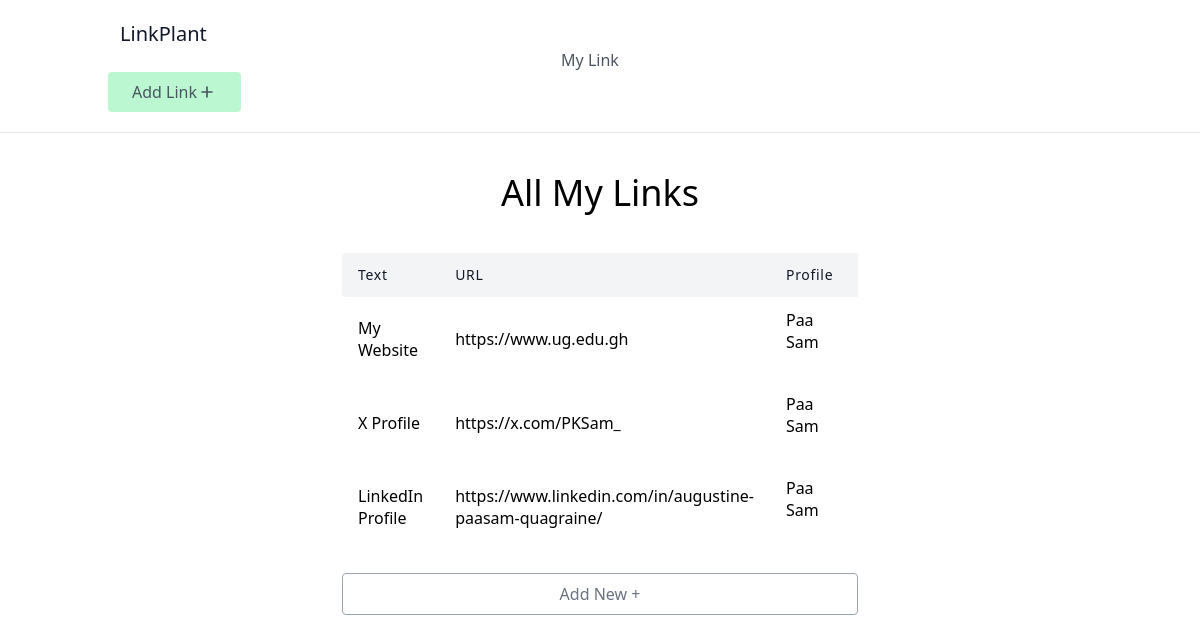
Before: / with the older database file.
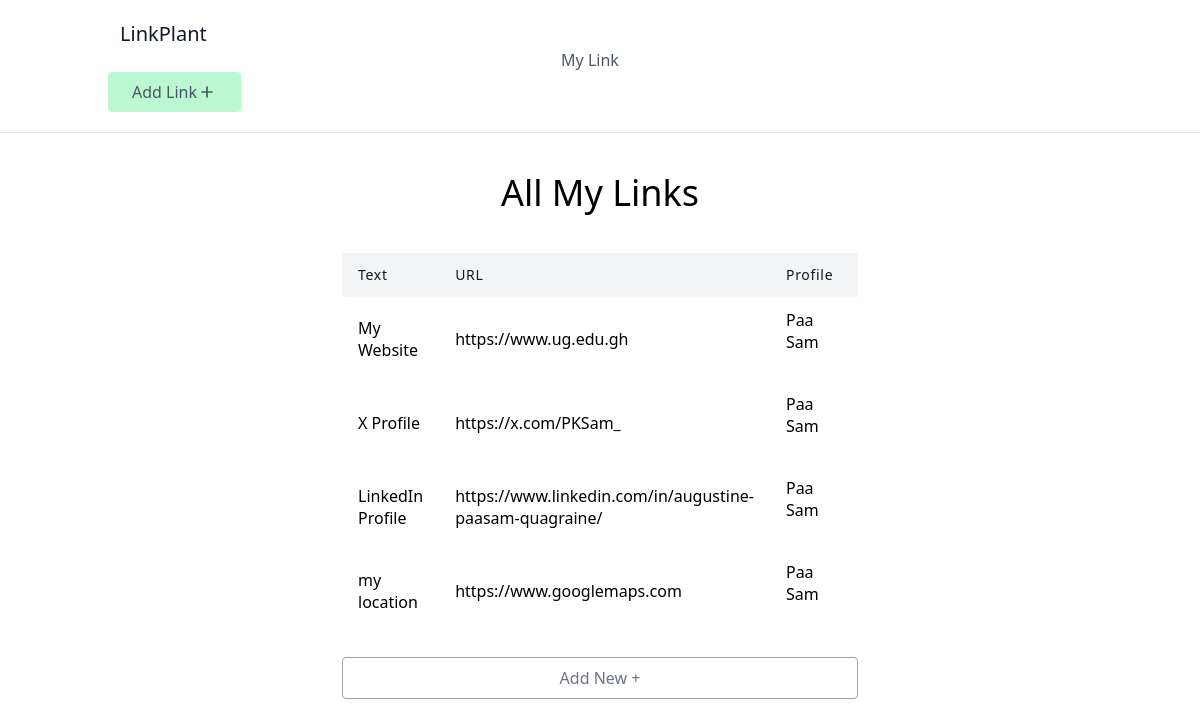
After: the same page with the newer database file.
### link_plant/models.py (models this page shows, shortened)
class Link(models.Model):
    text = models.CharField(max_length=100)
    url = models.URLField()
    profile = models.ForeignKey(Profile, on_delete=models.CASCADE, related_name='links')

class Profile(models.Model):
    BG_CHOICES = (
        ('blue', 'Blue'),
        ('green', 'Green'),
        ('yellow', 'Yellow'),
    )
    name = models.CharField(max_length=100)
    slug = models.SlugField(max_length=100)
    bg_color = models.CharField(max_length=50, choices=BG_CHOICES)

### link_plant/views.py (the view)
# urls.py: path('', LinkListView.as_view(), name="link-list"),
class LinkListView(ListView):
    model = Link

### link_plant/templates/link_plant/link_list.html (shortened to what this page needs)
{% extends 'link_plant/_base.html' %}
{% block content %}
<h1 class="text-4xl text-center mb-10">All My Links</h1>
<div class="lg:w-3/4 w-full mx-auto overflow-auto">
    <table class="table-auto w-full text-left whitespace-no-wrap">
        <thead>
            <tr>
                <th class="px-4 py-3 title-font tracking-wider font-medium text-gray-900 text-sm bg-gray-100 rounded-tl rounded-bl">Text</th>
                <th class="px-4 py-3 title-font tracking-wider font-medium text-gray-900 text-sm bg-gray-100">URL</th>
                <th class="px-4 py-3 title-font tracking-wider font-medium text-gray-900 text-sm bg-gray-100">Profile</th>
                <th class="px-4 py-3 title-font tracking-wider font-medium text-gray-900 text-sm bg-gray-100">Edit</th>
            </tr>
        </thead>
        <tbody>
            {% for link in object_list %}
            <tr>
                <td class="px-4 py-3">{{link.text}}</td>
                <td class="px-4 py-3">
                    <a href="{{link.url}}" target="_blank">
                        {{link.url}}
                        <svg xmlns="https://www.w3.org/2000/svg" class="h-4 w-4 inline" fill="none">
                        <path stroke-linecap="round" stroke-linejoin="round" d="M10 6H6a2 0 00"></path>
                        </svg>
                    </a>
                </td>
                <td class="px-4 py-3">
                    <a href="{% url 'profile' link.profile.slug %}" target="_blank">
                        {{link.profile.name}}
                        <svg xmlns="http://www.w3.org/2000/svg" class="h-4 w-4 inline" fill="none">
                        <path stroke-linecap="round" stroke-linejoin="round" d="M10 6H6a2 2 0 00"></path>
                        </svg>
                    </a>
                </td>
                <td class="px-4 py-3 underline text-blue-600"><a href="{% url 'link-update' link.id %}">Edit</a></td>
            </tr>
            {% endfor %}
        </tbody>
    </table>
    <a href="{% url 'link-create' %}">
        <p class="mt-6 py-2 w-full border rounded border-gray-400 text-center text-gray-500 hover:currentColor">Add New +</p>
    </a>
</div>
{% endblock content %}

### link_plant/templates/link_plant/_base.html (shortened to what this page needs)
<html>
    <head>
        <script src="https://cdn.tailwindcss.com"></script>
    </head>
    <body>
        <header class="text-gray-600 body-font border-b">
            <div class="container mx-auto flex-wrap p-5 flex-col md:flex-row items-center">
            <a class="flex title-font font-medium items-center text-gray-900 mb-4 md:mb-0">
                <span class="ml-3 text-xl">LinkPlant</span>
            </a>
            <nav class="md:ml-auto md:mr-auto flex flex-wrap items-center text-base justify-center">
                <a href="{% url 'link-list' %}" class="mr-5 hover:text-gray-900">My Link</a>
            </nav>
            <a href="{% url 'link-create' %}">
                <button class="inline-flex items-center bg-green-200 border-0 py-2 px-6 focus:outline-none hover:bg-green-300 rounded text-base mt-4 md:mt-0">Add Link
                    <svg xmlns="http://www.w3.org/2000/svg" class="h-5 w-5" fill="none" viewBox="0 0 24 24" stroke="currentColor" stroke-width="2">
                        <path stroke-linecap="round" stroke-linejoin="round" d="M12 6v6m0 0v6m0-6h6m-6 0H6" />
                    </svg>
                </button>
            </a>
            </div>
        </header>
        <div class="container mx-auto">
            <div class="sm:w-3/4 mx-auto sm:p-10">
                {% block content %}
                {% endblock content %}
            </div>
        </div>
    </body>
</html>

Changed rows visible on the page:
added Link: text "my location", url "https://www.googlemaps.com", profile.name "Paa Sam"
